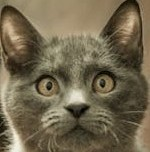
#> input picture foto1.jpg, 150 x 152 px
$ python feature_extraction.py
#> lines starting #> are read from the running program, lines starting #| are printed output that depends on the picture
import numpy as np
import matplotlib.pyplot as plt
from PIL import Image
from scipy.ndimage import convolve
from sklearn.neighbors import NearestNeighbors
import cv2

def read_image_gray(path):
    """
    Verilen dosya yolundan görüntüyü oku ve gri tonlamaya çevir.
    """
    image = Image.open(path).convert('L')  # 'L' -> grayscale mode
    return np.array(image)

def show_image(image, title="Görüntü"):
    """
    Görüntüyü ekranda göster.
    """
    plt.imshow(image, cmap='gray')
    plt.title(title)
    plt.axis('off')
    plt.show()

def harris_response(image, k=0.0025, window_size=3):
    """
    Harris köşe tepkisi (corner response) hesapla.
    """
    image = image.astype(np.float32)  # Görüntüyü float32'e çevir

    Ix, Iy = compute_gradients(image)

    # Ix², Iy² ve IxIy
    Ixx = Ix * Ix
    Iyy = Iy * Iy
    Ixy = Ix * Iy

    # Küçük bir gaussian pencerede ortalamalarını al
    from scipy.ndimage import gaussian_filter
    Sxx = gaussian_filter(Ixx, sigma=1)
    Syy = gaussian_filter(Iyy, sigma=1)
    Sxy = gaussian_filter(Ixy, sigma=1)

    # Harris matrix M ve R değeri
    detM = (Sxx * Syy) - (Sxy ** 2)
    traceM = Sxx + Syy
    R = detM - k * (traceM ** 2)

    return R


def compute_gradients(image):
    """
    Görüntü üzerinde x ve y yönlerinde gradyan hesapla.
    """
    # Sobel kernel tanımı
    sobel_x = np.array([[-1, 0, 1],
                        [-2, 0, 2],
                        [-1, 0, 1]])

    sobel_y = np.array([[-1, -2, -1],
                        [ 0,  0,  0],
                        [ 1,  2,  1]])

    # Gradyanları hesapla
    grad_x = convolve(image, sobel_x)
    grad_y = convolve(image, sobel_y)

    # Gradyan büyüklüğü ve yönü
    magnitude = np.sqrt(grad_x**2 + grad_y**2)
    direction = np.arctan2(grad_y, grad_x)  # Radyan cinsinden yön

    return magnitude, direction


def detect_harris_keypoints(R, threshold):
    """
    Harris response haritasından threshold ile keypoint seçimi.
    """
    max_R = np.max(R)
    keypoints = np.argwhere(R > threshold * max_R)
    keypoints = [tuple(pt) for pt in keypoints]
    return keypoints


def detect_keypoints_topk(magnitude, top_k):
    """
    Gradyan büyüklüğüne göre en büyük top_k kadar anahtar nokta seçimi.
    """
    flat_indices = np.argsort(magnitude.flatten())[::-1]  # Büyükten küçüğe sırala
    top_indices = flat_indices[:top_k]

    y_coords, x_coords = np.unravel_index(top_indices, magnitude.shape)
    keypoints = list(zip(y_coords, x_coords))
    return keypoints


    return keypoints
def compute_descriptors(image, keypoints, window_size=8):
    """
    Her keypoint çevresindeki pencereyi alarak descriptor üret.
    """
    descriptors = []
    half_window = window_size // 2
    h, w = image.shape

    for y, x in keypoints:
        if y - half_window < 0 or y + half_window >= h or x - half_window < 0 or x + half_window >= w:
            continue  # Sınırdaki noktaları atla

        window = image[y-half_window:y+half_window, x-half_window:x+half_window]
        descriptor = window.flatten()  # 8x8 -> 64 elemanlı vektör
        descriptors.append(descriptor)

    return np.array(descriptors)

def draw_keypoints(image, keypoints, window_name="Anahtar Noktalar"):
    """
    Anahtar noktaları hızlı bir şekilde görüntü üzerine çiz.
    """
    # Görüntüyü renkliye çevir (eğer griyse)
    if len(image.shape) == 2:
        vis_image = cv2.cvtColor(image, cv2.COLOR_GRAY2BGR)
    else:
        vis_image = image.copy()

    # Keypoint'leri toplu olarak çiz
    for y, x in keypoints:
        cv2.circle(vis_image, (int(x), int(y)), 2, (0, 0, 255), -1)

    # OpenCV kullanarak hızlıca göster
    cv2.imshow(window_name, vis_image)
    cv2.waitKey(0)
    cv2.destroyAllWindows()


def match_features(desc1, desc2, threshold):
    """
    Nearest Neighbors ile hızlı feature matching.
    """
    nn = NearestNeighbors(n_neighbors=1, algorithm='auto').fit(desc2)
    distances, indices = nn.kneighbors(desc1)

    matches = []
    for i, (dist, idx) in enumerate(zip(distances.flatten(), indices.flatten())):
        if dist < threshold:
            matches.append((i, idx))
    return matches

def draw_matches(img1, kp1, img2, kp2, matches, window_name="Feature Matches"):
    """
    İki görüntü arasında eşleşen noktaları hızlı şekilde çiz.
    """
    # İki gri görüntüyü renkliye çevir
    if len(img1.shape) == 2:
        img1_color = cv2.cvtColor(img1, cv2.COLOR_GRAY2BGR)
    else:
        img1_color = img1.copy()

    if len(img2.shape) == 2:
        img2_color = cv2.cvtColor(img2, cv2.COLOR_GRAY2BGR)
    else:
        img2_color = img2.copy()

    # Görüntüleri yatay olarak birleştir
    canvas = np.hstack((img1_color, img2_color))

    # Eşleşmeleri hızlı şekilde çiz
    for idx1, idx2 in matches:
        y1, x1 = kp1[idx1]
        y2, x2 = kp2[idx2]

        pt1 = (int(x1), int(y1))
        pt2 = (int(x2 + img1.shape[1]), int(y2))

        # Çizgiler
        cv2.line(canvas, pt1, pt2, (0, 0, 255), 1)

        # Noktalar
        cv2.circle(canvas, pt1, 3, (0, 255, 255), -1)
        cv2.circle(canvas, pt2, 3, (0, 255, 255), -1)

    # Sonuç görüntüyü hızlıca göster
    cv2.imshow(window_name, canvas)
    cv2.waitKey(0)
    cv2.destroyAllWindows()


# Görüntüleri oku
img1 = read_image_gray('foto1.jpg')
img2 = read_image_gray('foto2.jpg')
#> call 2 of read_image_gray, with path = 'foto2.jpg'
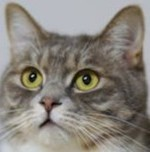
#> input picture foto2.jpg, 150 x 152 px

# Gradyan hesapla
mag1, dir1 = compute_gradients(img1)
mag2, dir2 = compute_gradients(img2)

# # Anahtar noktaları bul
# kp1 = detect_keypoints_topk(mag1, top_k=50)
# kp2 = detect_keypoints_topk(mag2, top_k=50)

# Harris köşe tepkisini hesapla
R1 = harris_response(img1)
R2 = harris_response(img2)
#> call 2 of harris_response, with k = 0.0025, window_size = 3
#> in harris_response (call 2), `detM = (Sxx * Syy) - (Sxy ** 2)`:
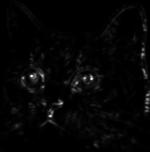
#> detM: shape (152, 150) float32; min -4.24e-22, max 675663, mean 15045.3; drawn with min black and max white
#> in harris_response (call 2), `R = detM - k * (traceM ** 2)`:
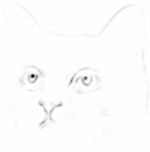
#> R: shape (152, 150) float32; min -94815880, max 7599.6, mean -763798.8; drawn with min black and max white

# Anahtar noktaları bul
kp1 = detect_harris_keypoints(R1, threshold=0.001)
#> in detect_harris_keypoints, `max_R = np.max(R)`: max_R = 6770.7
#> in detect_harris_keypoints, `keypoints = np.argwhere(R > threshold * max_R)`: keypoints = 2726 pairs, first value 0 to 151, second value 0 to 149
#> kp1 has the same summary as keypoints in detect_harris_keypoints
kp2 = detect_harris_keypoints(R2, threshold=0.001)
#> kp2 = 2732 pairs, first value 0 to 151, second value 0 to 149


# Descriptor çıkar
desc1 = compute_descriptors(img1, kp1)
#> the loop in compute_descriptors, `for y, x in keypoints:` made 2726 passes
#> x on passes 1 to 3: 2, 3, 4
#> after the loop in compute_descriptors, `for y, x in keypoints:`: descriptors = 2080 items
desc2 = compute_descriptors(img2, kp2)
#> the loop in compute_descriptors (call 2), `for y, x in keypoints:` made 2732 passes
#> (y, x) on passes 1 to 3: (0, 0), (0, 1), (0, 3)

# Anahtar noktaları çiz
draw_keypoints(img1, kp1)
#> the loop in draw_keypoints, `for y, x in keypoints:` made 2726 passes
#> after the loop in draw_keypoints, `for y, x in keypoints:`:
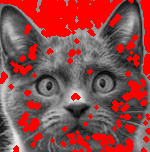
#> vis_image: shape (152, 150, 3); mean B, G, R 74.1, 74.1, 141.9
draw_keypoints(img2, kp2)
#> call 2 of draw_keypoints, with window_name = 'Anahtar Noktalar'
#> the loop in draw_keypoints (call 2), `for y, x in keypoints:` made 2732 passes
#> after the loop in draw_keypoints (call 2), `for y, x in keypoints:`:
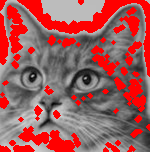
#> vis_image: shape (152, 150, 3); mean B, G, R 91.5, 91.5, 159

# Feature matching
matches = match_features(desc1, desc2, threshold=5000)  # threshold'u duruma göre ayarlayabiliriz
#> in match_features, `distances, indices = nn.kneighbors(desc1)`: distances = 2080 values, max 206.6 at index 2067, min 15.49 at index 1339, mean 60.25; indices = 2080 values, max 1971 at index 1368, min 125 at index 887, mean 1368.3
#> the loop in match_features, `for i, (dist, idx) in enumerate(zip(distances.flatten(), indices.flatt..` made 2080 passes
#> (dist, idx) on passes 1 to 3: (80.22, 1146), (50.31, 1146), (46.34, 1146)
#> after the loop in match_features, `for i, (dist, idx) in enumerate(zip(distances.flatten(), indices.flatt..`: matches = 2080 pairs, first value 0 to 2079, second value 125 to 1971

print(f"Eşleşen feature sayısı: {len(matches)}")
#| Eşleşen feature sayısı: 2080

# Eşleşmeleri görselleştir
draw_matches(img1, kp1, img2, kp2, matches)
#> in draw_matches, `canvas = np.hstack((img1_color, img2_color))`:
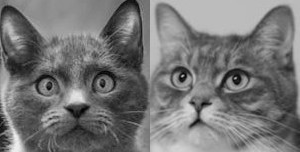
#> canvas: shape (152, 300, 3); min 1, max 240, mean 117.3
#> the loop in draw_matches, `for idx1, idx2 in matches:` made 2080 passes
#> (idx2, x1, y2, x2, pt1, pt2) on passes 1 to 3: (1146, 2, 27, 97, (2, 0), (247, 27)), (1146, 3, 27, 97, (3, 0), (247, 27)), (1146, 4, 27, 97, (4, 0), (247, 27))
#> after the loop in draw_matches, `for idx1, idx2 in matches:`:
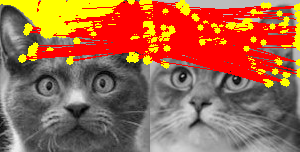
#> canvas: shape (152, 300, 3); mean B, G, R 73.3, 102.9, 161.6
